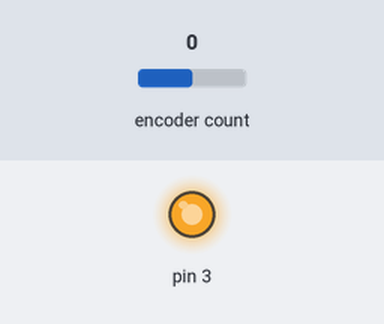
The sketch below on a simulated Arduino Uno, built with avr-gcc and run on an emulated ATmega328P. On the bench: output pins drawn as LEDs (lit = HIGH). Inputs (shaded band) come from the test bench; at power-on: encoder count 0.

Above: at 0.1 s.
Timing chart, 0 to 1.6 s (numbered marks = the images above):
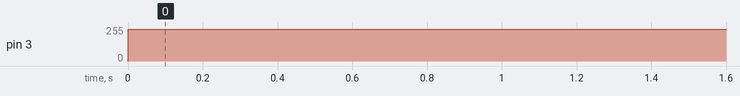

Measured:
- by itself, pin 3: 0/255 → 240/255 at 0.00 s

The sketch:

Encoder-dcMotor-Driver.ino
```cpp
#include <Encoder.h>
#include "dcMotor.h"

//This is an example to show you how you can use the class.

//Initializing the motor
dcMotor newMotor(28, 29, 3, 42, 43); //(in1, in2, pwm, enc1, enc2)

void setup(){
  //Calibration Ratio is used to be paierd with gear ratio or ... to have precise control on the motor
  //For each rotation of the first shaft there are 28 encoder readings.
  //The motor below has a gear ratio of 150.5828
  //It is calibrated to move in degrees.
  newMotor.cRatio = (150.5828) * (28) * (1.0 * 360); //Gear ratio 150.5828:1

  //The driver lets you determine a range of positions acceptibale for the motor to stop in.
  //This will make sure the motor will not wiggle at the end of its movement to reach the exact position
  //The number for targetOffset is in encoder readings and has nothing to do the cRatio.
  newMotor.targetOffset = 5;

  //Set the pwm signal amount
  newMotor.pwm = 240; //Default is 255(Full Speed)

  newMotor.moveTo(180); //Set the target to 180 degrees
}

void loop(){

  //Wait till the motor reaches its target
  if(newMotor.reachedTarget()){
    newMotor.moveTo(-1 * newMotor.getTarget());
  }


  //The go function will trigger the movement. It must be put in loop so we can make sure
  //the motor will stop if it has reached its target.
  //To move the motor only one step you can use newMotor.run()
  newMotor.go();

}
```

dcMotor.h
```cpp
class dcMotor {
  private:
    int in1;  // A
    int in2;  // B
    int pwmPin;  //pwmPin
    double pos = 0;
    double target = 0;
    Encoder enc;

  public:
    double cRatio = 1; // Calibration Ratio
    double nRatio = 0; // Negative Calibration Ratio - 0 If not needed
    int pwm = 255; // pwmPin signal amount
    int targetOffset = 15; // Target offset

    dcMotor (int A, int B, int P, int enc1, int enc2): enc(enc1, enc2) {
      in1 = A;
      in2 = B;
      pwmPin = P;
      pinMode (A, OUTPUT);
      pinMode (B, OUTPUT);
      pinMode (P, OUTPUT);
    };

    void moveTo(double Target){
      target = Target * cRatio;
    }

    // Go towards the target(Must be put in a loop so there will be a stop mecahnism)
    void go(){

      pos = enc.read();

      if(pos < target - targetOffset){
        digitalWrite(in1, HIGH);
        digitalWrite(in2, LOW);
      }else if(pos > target + targetOffset){
        digitalWrite(in1, LOW);
        digitalWrite(in2, HIGH);
      }else{
        digitalWrite(in1, LOW);
        digitalWrite(in2, LOW);
        return;
      }

      analogWrite(pwmPin, pwm);

    }

    // Run one step closer to the target and stop
    void run(){
      pos = enc.read();

      if(pos < int(target) - targetOffset){
        digitalWrite(in1, HIGH);
        digitalWrite(in2, LOW);
      }else if(pos > int(target) + targetOffset){
        digitalWrite(in1, LOW);
        digitalWrite(in2, HIGH);
      }else{
        digitalWrite(in1, LOW);
        digitalWrite(in2, LOW);
        return;
      }

      analogWrite(pwmPin, pwm);
      analogWrite (pwmPin, 0);
    }

    void freeSpin(int _direction, int _pwm){
      if(_direction == 1){
        digitalWrite(in1, HIGH);
        digitalWrite(in2, LOW);
      }else if(_direction == 0){
        analogWrite(pwmPin, _pwm);
        digitalWrite(in1, LOW);
        digitalWrite(in2, LOW);
      }else if(_direction == -1){
        digitalWrite(in1, LOW);
        digitalWrite(in2, HIGH);
      }

      analogWrite(pwmPin, _pwm);
    }

    void stop(){
      digitalWrite(in1, LOW);
      digitalWrite(in2, LOW);
      analogWrite(pwmPin, 0);

      target = read();
    }

    void pause(){
      digitalWrite(in1, LOW);
      digitalWrite(in2, LOW);
      analogWrite(pwmPin, 0);
    }

    void setCurrentPosition(int newPos){
      pos = newPos * cRatio;
      enc.write(ceil(pos));
    }

    int currentPosition() {
      pos = enc.read();
      return(pos / cRatio);
    }

    int read(){
      return enc.read();
    }

    double getTarget(){
      return(target / cRatio);
    }

    bool reachedTarget(){
      return(abs(pos - target) < targetOffset);
    }
};
```
